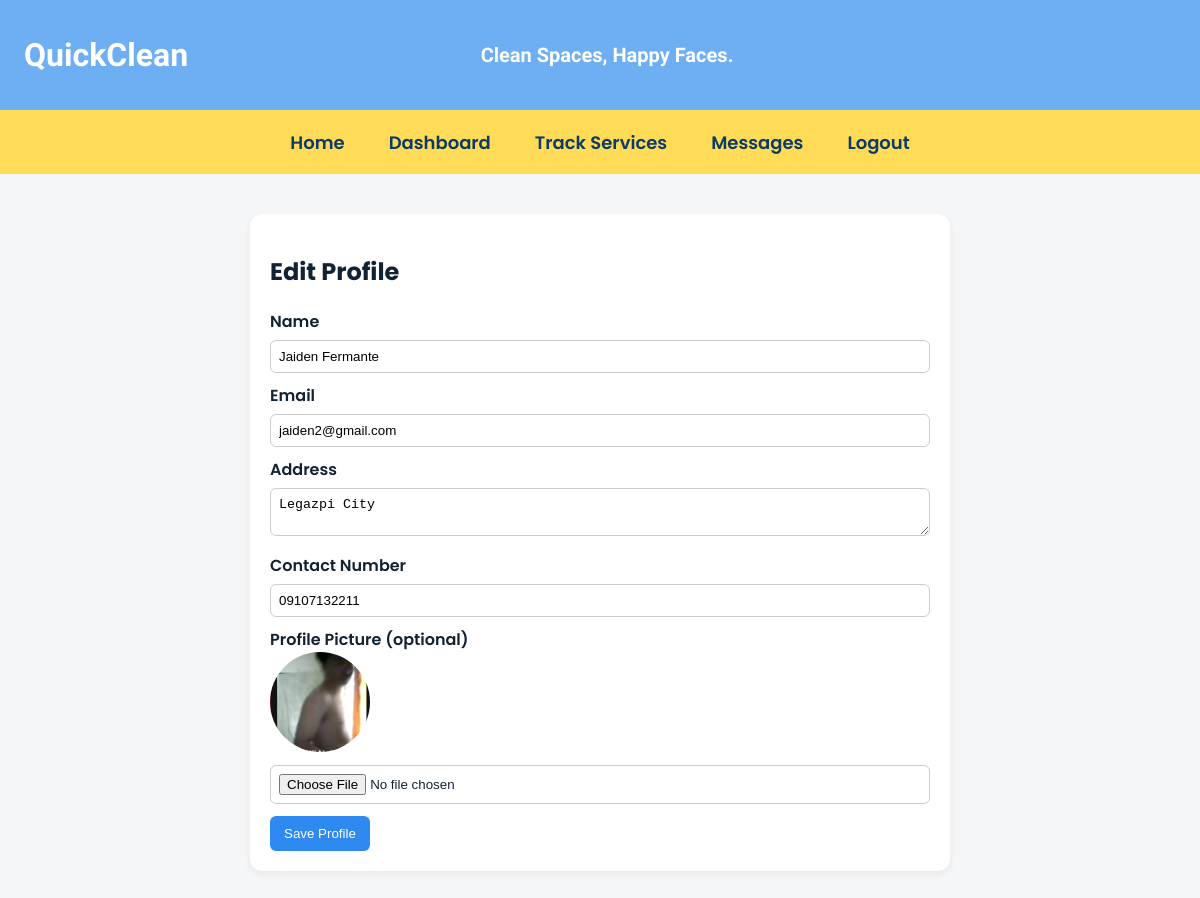
Page /Customer/edit_profile.php (signed in) on the committed database.
### tables this page shows
CREATE TABLE `user` (
  `user_id` int(11) NOT NULL,
  `name` varchar(50) NOT NULL,
  `email` varchar(50) NOT NULL,
  `password` varchar(255) NOT NULL,
  `profile_pic` varchar(255) NOT NULL,
  `address` varchar(100) DEFAULT NULL,
  `contact_num` varchar(50) DEFAULT NULL,
  `role` enum('admin','customer','cleaner','') NOT NULL,
  `date_created` timestamp NOT NULL DEFAULT current_timestamp(),
  `last_updated` timestamp NOT NULL DEFAULT current_timestamp() ON UPDATE current_timestamp()
);

### Customer/edit_profile.php (the view, shortened to what this page needs)
<?php
$host = "localhost";
$user = "root";
$pass = "";
$db   = "quickclean";
$conn = mysqli_connect($host, $user, $pass, $db);
$user_id = $_SESSION['user_id'];
$stmt = $conn->prepare("SELECT name, email, address, contact_num, profile_pic FROM user WHERE user_id = ?");
$stmt->bind_param("i", $user_id);
$stmt->execute();
$user = $stmt->get_result()->fetch_assoc();
?>
<!doctype html>
<html lang="en">
<head>
</head>
<body>
<header class="site-header">
  <div class="header-inner">
    <div class="logo-text">QuickClean</div>
    <div class="tagline">Clean Spaces, Happy Faces.</div>
  </div>
</header>
<nav class="nav-bar">
  <ul class="nav-list">
    <li><a href="customer-home.php" class="nav-link">Home</a></li>
    <li><a href="user_page.php" class="nav-link">Dashboard</a></li>
    <li><a href="tracking.php" class="nav-link">Track Services</a></li>
    <li><a href="messages.php" class="nav-link">Messages</a></li>
    <li><a href="logout.php" class="nav-link">Logout</a></li>
  </ul>
</nav>
<div class="wrap">
  <h2>Edit Profile</h2>
  <form method="post" action="update_profile.php" enctype="multipart/form-data">
    <label>Name</label>
    <input type="text" name="name" value="<?php echo htmlspecialchars($user['name']); ?>" required>
    <label>Email</label>
    <input type="email" name="email" value="<?php echo htmlspecialchars($user['email']); ?>" required>
    <label>Address</label>
    <textarea name="address"><?php echo htmlspecialchars($user['address']); ?></textarea>
    <label>Contact Number</label>
    <input type="text" name="contact_num" value="<?php echo htmlspecialchars($user['contact_num']); ?>">
    <label>Profile Picture (optional)</label>
    <?php if (!empty($user['profile_pic']) && file_exists("uploads/".$user['profile_pic'])): ?>
      <div><img src="uploads/<?php echo htmlspecialchars($user['profile_pic']); ?>" class="preview" alt="pic"></div>
    <?php endif; ?>
    <input type="file" name="profile_pic" accept="image/*">
    <button type="submit">Save Profile</button>
  </form>
</div>
</body>
</html>

### Customer/edit_profile.php (style rules this page uses)
:root { --brand-blue: #6DAFF2; --nav-yellow: #FFDB58; --text-blue: #2E89F0; --nav-link-color: #0b3b66; --header-height: 110px; --nav-height: 64px; --max-content-width: 1360px; }
* { box-sizing: border-box; }
body { font-family:"Poppins",sans-serif; background:#f4f6f8; margin:0; color:#123; padding-top: calc(var(--header-height) + var(--nav-height)); }
.site-header { background:var(--brand-blue); height:var(--header-height); display:flex; align-items:center; position: fixed; top:0; left:0; width:100%; z-index:1000; }
.header-inner { width:100%; max-width:var(--max-content-width); margin:0 auto; display:flex; align-items:center; justify-content:space-between; padding:12px 24px; }
.logo-text { font-family:'Baloo 2'; font-size:32px; color:white; font-weight:800; min-width:150px; }
.tagline { font-family:'Baloo 2'; color:#fff; font-weight:600; font-size:20px; flex-grow:1; text-align:center; padding:0 20px; }
.nav-bar { background: var(--nav-yellow); height: var(--nav-height); display:flex; align-items:center; position: fixed; top: var(--header-height); left: 0; width: 100%; z-index: 999; }
.nav-list { display:flex; justify-content:center; flex-wrap: wrap; gap: 20px; list-style:none; width:100%; margin:0; padding:0; }
.nav-link { color: var(--nav-link-color); text-decoration:none; font-weight:600; font-size:18px; padding:8px 12px; }
.wrap { max-width:700px; margin:40px auto; padding:20px; background:#fff; border-radius:12px; box-shadow: 0 3px 8px rgba(0,0,0,0.06); }
label { display:block;margin-top:10px;font-weight:600 }
input, textarea { width:100%;padding:8px;margin-top:6px;border:1px solid #ccc;border-radius:6px }
button { margin-top:12px;padding:10px 14px;background:var(--text-blue);color:#fff;border:none;border-radius:6px;cursor:pointer; }
img.preview { width:100px;height:100px;border-radius:50%;object-fit:cover }

### rows in the picture
user: name "Jaiden Fermante", email "jaiden2@gmail.com", address "Legazpi City", contact_num "09107132211", profile_pic (picture)
